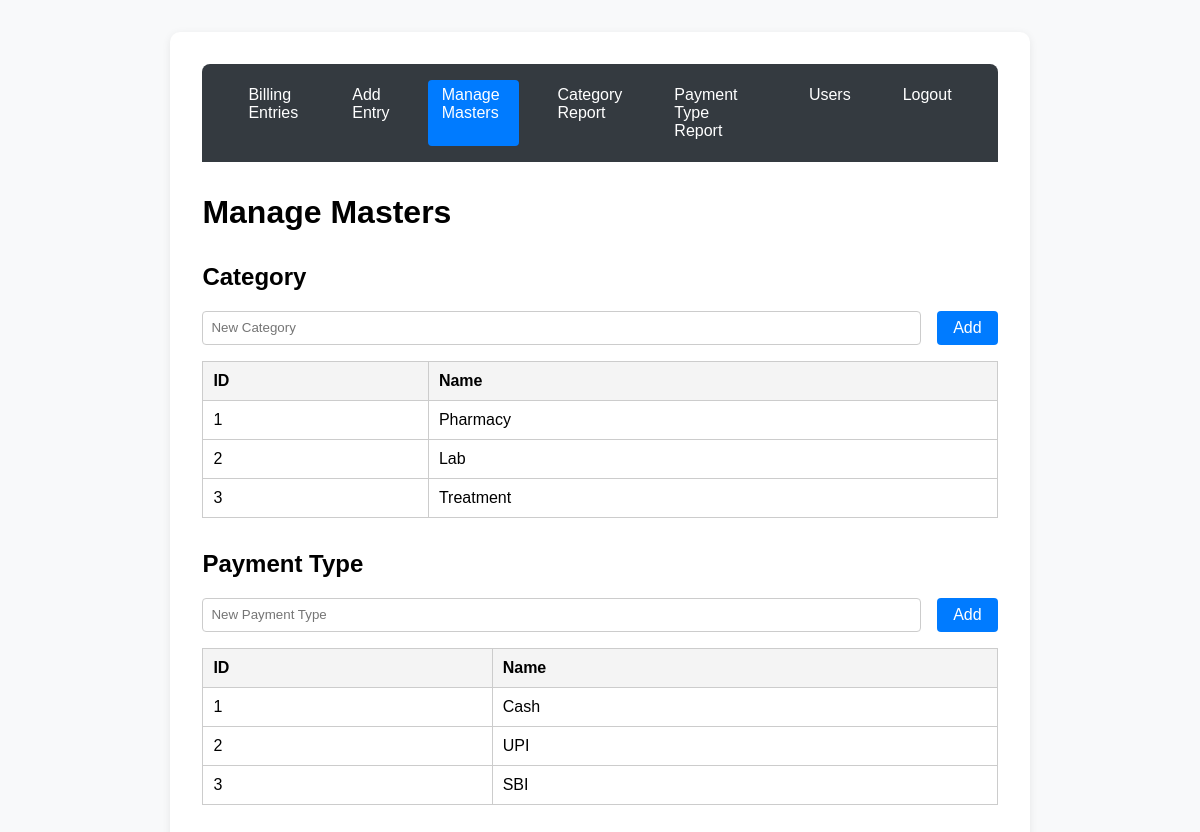
The app's page /masters (signed in) with its own data.
### app.py (models this page shows)
class Category(db.Model):
    id = db.Column(db.Integer, primary_key=True)
    name = db.Column(db.String(100), unique=True, nullable=False)

class PaymentType(db.Model):
    id = db.Column(db.Integer, primary_key=True)
    name = db.Column(db.String(100), unique=True, nullable=False)

### app.py (the view, shortened to what this page needs)
@app.route('/masters', methods=['GET', 'POST'])
@login_required
def masters():
    categories = Category.query.all()
    payment_types = PaymentType.query.all()
    return render_template('masters.html', categories=categories, payment_types=payment_types)

### app.py (called while the page is built)
def login_required(f):
    @wraps(f)
    def decorated_function(*args, **kwargs):
        if 'user_id' not in session:
            return redirect(url_for('login'))
        return f(*args, **kwargs)
    return decorated_function

@app.context_processor
def inject_usertype():
    return dict(session=session)

### templates/masters.html (shortened to what this page needs)
<!DOCTYPE html>
<html lang="en">
<head>
</head>
<body>
    <div class="container">
            {% include '_navbar.html' %}
        <h1>Manage Masters</h1>
        <h2>Category</h2>
        <form method="post">
            <input type="text" name="category" placeholder="New Category" required>
            <button type="submit">Add</button>
        </form>
        <table>
            <tr><th>ID</th><th>Name</th></tr>
            {% for cat in categories %}
            <tr><td>{{ cat.id }}</td><td>{{ cat.name }}</td></tr>
            {% endfor %}
        </table>
        <h2>Payment Type</h2>
        <form method="post">
            <input type="text" name="payment_type" placeholder="New Payment Type" required>
            <button type="submit">Add</button>
        </form>
        <table>
            <tr><th>ID</th><th>Name</th></tr>
            {% for pt in payment_types %}
            <tr><td>{{ pt.id }}</td><td>{{ pt.name }}</td></tr>
            {% endfor %}
        </table>
    </div>
</body>
</html>

### templates/_navbar.html (shortened to what this page needs)
<nav class="navbar">
    <a href="{{ url_for('index') }}" {% if request.endpoint == 'index' %}class="active"{% endif %}>Billing Entries</a>
    <a href="{{ url_for('add_entry') }}" {% if request.endpoint == 'add_entry' %}class="active"{% endif %}>Add Entry</a>
    <a href="{{ url_for('masters') }}" {% if request.endpoint == 'masters' %}class="active"{% endif %}>Manage Masters</a>
    <a href="{{ url_for('category_report') }}" {% if request.endpoint == 'category_report' %}class="active"{% endif %}>Category Report</a>
    <a href="{{ url_for('payment_type_report') }}" {% if request.endpoint == 'payment_type_report' %}class="active"{% endif %}>Payment Type Report</a>
    {% if session.get('usertype') == 'admin' %}
    <a href="{{ url_for('users') }}" {% if request.path == url_for('users') %}class="active"{% endif %}>Users</a>
    {% endif %}
    <a href="{{ url_for('logout') }}">Logout</a>
</nav>

### templates/masters.html (style rules this page uses)
form { display: flex; gap: 1em; margin-bottom: 1em; }
input { padding: 8px; border: 1px solid #ccc; border-radius: 4px; flex: 1; }
button { background: #007bff; color: #fff; border: none; border-radius: 4px; padding: 8px 16px; cursor: pointer; font-size: 1em; }

### templates/_navbar.html (style rules this page uses)
.navbar { background: #343a40; padding: 1em 2em; border-radius: 8px 8px 0 0; margin-bottom: 2em; display: flex; gap: 1.5em; }
.navbar a { color: #fff; text-decoration: none; font-weight: 500; transition: background 0.2s; padding: 6px 14px; border-radius: 4px; }
.navbar a.active, .navbar a:focus { background: #007bff; }
body { font-family: Arial, sans-serif; margin: 2em; background: #f8f9fa; }
.container { max-width: 70%; margin: 0 auto; background: #fff; padding: 2em; border-radius: 10px; box-shadow: 0 2px 8px rgba(0,0,0,0.08); }
h1 { margin-bottom: 1em; }
table { border-collapse: collapse; width: 100%; margin-bottom: 2em; background: #fff; }
th, td { border: 1px solid #ccc; padding: 10px; text-align: left; }
th { background: #f4f4f4; }

### records on screen
Category: id "1", name "Pharmacy"
Category: id "2", name "Lab"
Category: id "3", name "Treatment"
PaymentType: id "1", name "Cash"
PaymentType: id "2", name "UPI"
PaymentType: id "3", name "SBI"
